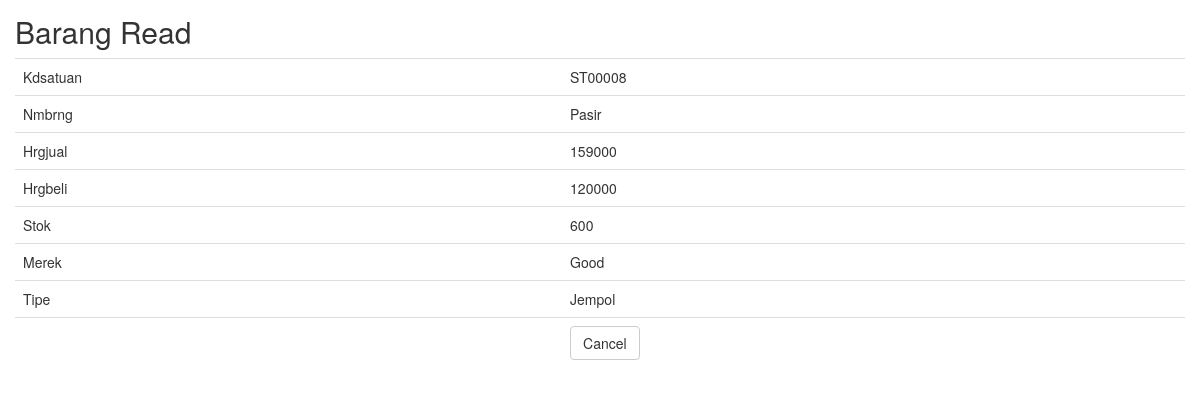
The page /barang/read/BR00008.html on the database its author committed.
### tables this page shows
CREATE TABLE IF NOT EXISTS `barang` (
  `kdbrng` varchar(50) NOT NULL,
  `kdsatuan` varchar(10) DEFAULT NULL,
  `nmbrng` varchar(50) DEFAULT NULL,
  `hrgjual` double DEFAULT NULL,
  `hrgbeli` double DEFAULT NULL,
  `stok` int(11) DEFAULT NULL,
  `merek` varchar(50) DEFAULT NULL,
  `tipe` varchar(50) DEFAULT NULL,
  PRIMARY KEY (`kdbrng`),
  KEY `FK_barang_satuan` (`kdsatuan`),
  CONSTRAINT `FK_barang_satuan` FOREIGN KEY (`kdsatuan`) REFERENCES `satuan` (`kd_satuan`)
);

### application/controllers/Barang.php (called while the page is built, shortened)
<?php
class Barang extends CI_Controller
{
    function __construct()
    {
        $this->load->model('Barang_model');
        $this->load->library('form_validation');
    }
    public function read($id)
    {
        $row = $this->Barang_model->get_by_id($id);
        if ($row) {
            $data = array(
		'kdbrng' => $row->kdbrng,
		'kdsatuan' => $row->kdsatuan,
		'nmbrng' => $row->nmbrng,
		'hrgjual' => $row->hrgjual,
		'hrgbeli' => $row->hrgbeli,
		'stok' => $row->stok,
		'merek' => $row->merek,
		'tipe' => $row->tipe,
	    );
            $this->load->view('barang/barang_read', $data);
        } else {
            $this->session->set_flashdata('message', 'Record Not Found');
            redirect(site_url('barang'));
        }
    }
}

### index.php (called while the page is built, shortened)
<?php
require_once BASEPATH.'core/CodeIgniter.php';

### application/models/Barang_model.php (called while the page is built, shortened)
<?php
class Barang_model extends CI_Model
{
    public $table = 'barang';
    public $id = 'kdbrng';
    function get_by_id($id)
    {
        $this->db->where($this->id, $id);
        return $this->db->get($this->table)->row();
    }
}

### application/views/barang/barang_read.php (the view, shortened to what this page needs)
<!doctype html>
<html>
    <head>
        <link rel="stylesheet" href="<?php echo base_url('assets/bootstrap/css/bootstrap.min.css') ?>"/>
    </head>
    <body>
        <h2 style="margin-top:0px">Barang Read</h2>
        <table class="table">
	    <tr><td>Kdsatuan</td><td><?php echo $kdsatuan; ?></td></tr>
	    <tr><td>Nmbrng</td><td><?php echo $nmbrng; ?></td></tr>
	    <tr><td>Hrgjual</td><td><?php echo $hrgjual; ?></td></tr>
	    <tr><td>Hrgbeli</td><td><?php echo $hrgbeli; ?></td></tr>
	    <tr><td>Stok</td><td><?php echo $stok; ?></td></tr>
	    <tr><td>Merek</td><td><?php echo $merek; ?></td></tr>
	    <tr><td>Tipe</td><td><?php echo $tipe; ?></td></tr>
	    <tr><td></td><td><a href="<?php echo site_url('barang') ?>" class="btn btn-default">Cancel</a></td></tr>
	</table>
        </body>
</html>

### application/views/barang/barang_read.php (style rules this page uses)
body { padding: 15px; }

### rows shown on the page
barang: kdsatuan "ST00008", nmbrng "Pasir", hrgjual "159000", hrgbeli "120000", stok "600", merek "Good", tipe "Jempol"
